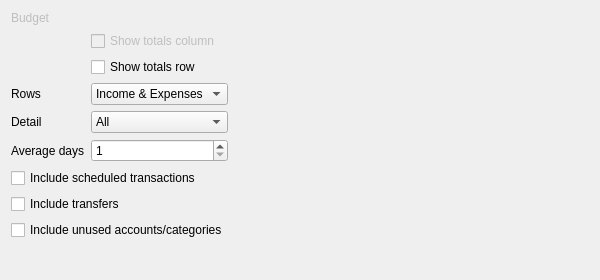
<?xml version="1.0" encoding="UTF-8"?>
<ui version="4.0">
 <class>ReportTabRowColPivot</class>
 <widget class="QWidget" name="ReportTabRowColPivot">
  <property name="geometry">
   <rect>
    <x>0</x>
    <y>0</y>
    <width>600</width>
    <height>280</height>
   </rect>
  </property>
  <property name="windowTitle">
   <string>Rows/Columns Tab</string>
  </property>
  <property name="toolTip">
   <string/>
  </property>
  <property name="whatsThis">
   <string>&lt;p&gt;On this tab, you configure how you would like the rows and columns to be selected and organized.&lt;/p&gt;</string>
  </property>
  <layout class="QVBoxLayout">
   <item>
    <layout class="QHBoxLayout">
     <item>
      <layout class="QGridLayout">
       <item row="4" column="0">
        <widget class="QLabel" name="textLabel6">
         <property name="text">
          <string>Detail</string>
         </property>
         <property name="wordWrap">
          <bool>false</bool>
         </property>
        </widget>
       </item>
       <item row="3" column="1">
        <widget class="KComboBox" name="m_comboRows">
         <property name="toolTip">
          <string>&lt;p&gt;Choose what kind of accounts to display as the rows of this report.&lt;/p&gt;</string>
         </property>
         <item>
          <property name="text">
           <string>Income &amp; Expenses</string>
          </property>
         </item>
         <item>
          <property name="text">
           <string>Assets &amp; Liabilities</string>
          </property>
         </item>
        </widget>
       </item>
       <item row="3" column="0">
        <widget class="QLabel" name="textLabel5">
         <property name="text">
          <string>Rows</string>
         </property>
         <property name="wordWrap">
          <bool>false</bool>
         </property>
        </widget>
       </item>
       <item row="1" column="1">
        <widget class="QCheckBox" name="m_checkTotalColumn">
         <property name="enabled">
          <bool>false</bool>
         </property>
         <property name="text">
          <string>Show totals column</string>
         </property>
        </widget>
       </item>
       <item row="5" column="0">
        <widget class="QLabel" name="textLabel10">
         <property name="text">
          <string>Average days</string>
         </property>
         <property name="wordWrap">
          <bool>false</bool>
         </property>
        </widget>
       </item>
       <item row="5" column="1">
        <widget class="QSpinBox" name="m_movingAverageDays">
         <property name="minimum">
          <number>1</number>
         </property>
         <property name="maximum">
          <number>366</number>
         </property>
        </widget>
       </item>
       <item row="4" column="1">
        <widget class="KComboBox" name="m_comboDetail">
         <property name="toolTip">
          <string>&lt;p&gt;Choose what kind of accounts to display as the rows of this report.&lt;/p&gt;</string>
         </property>
         <item>
          <property name="text">
           <string comment="@item all accounts">All</string>
          </property>
         </item>
         <item>
          <property name="text">
           <string>Top-Level</string>
          </property>
         </item>
         <item>
          <property name="text">
           <string>Groups</string>
          </property>
         </item>
         <item>
          <property name="text">
           <string>Totals</string>
          </property>
         </item>
        </widget>
       </item>
       <item row="0" column="0" colspan="2">
        <widget class="QFrame" name="m_budgetFrame">
         <property name="enabled">
          <bool>false</bool>
         </property>
         <property name="frameShape">
          <enum>QFrame::NoFrame</enum>
         </property>
         <property name="frameShadow">
          <enum>QFrame::Raised</enum>
         </property>
         <layout class="QHBoxLayout">
          <property name="leftMargin">
           <number>0</number>
          </property>
          <property name="topMargin">
           <number>0</number>
          </property>
          <property name="rightMargin">
           <number>0</number>
          </property>
          <property name="bottomMargin">
           <number>0</number>
          </property>
          <item>
           <widget class="QLabel" name="textLabel1">
            <property name="text">
             <string>Budget</string>
            </property>
            <property name="wordWrap">
             <bool>false</bool>
            </property>
           </widget>
          </item>
          <item>
           <widget class="KMyMoneyGeneralCombo" name="m_comboBudget" native="true"/>
          </item>
         </layout>
        </widget>
       </item>
       <item row="2" column="1">
        <widget class="QCheckBox" name="m_checkTotalRow">
         <property name="text">
          <string>Show totals row</string>
         </property>
        </widget>
       </item>
      </layout>
     </item>
     <item>
      <spacer name="spacer12_2">
       <property name="orientation">
        <enum>Qt::Horizontal</enum>
       </property>
       <property name="sizeType">
        <enum>QSizePolicy::Expanding</enum>
       </property>
       <property name="sizeHint" stdset="0">
        <size>
         <width>94</width>
         <height>21</height>
        </size>
       </property>
      </spacer>
     </item>
    </layout>
   </item>
   <item>
    <widget class="QCheckBox" name="m_checkScheduled">
     <property name="text">
      <string>Include scheduled transactions</string>
     </property>
    </widget>
   </item>
   <item>
    <widget class="QCheckBox" name="m_checkTransfers">
     <property name="text">
      <string>Include transfers</string>
     </property>
    </widget>
   </item>
   <item>
    <widget class="QCheckBox" name="m_checkUnused">
     <property name="text">
      <string>Include unused accounts/categories</string>
     </property>
    </widget>
   </item>
   <item>
    <spacer name="spacer13">
     <property name="orientation">
      <enum>Qt::Vertical</enum>
     </property>
     <property name="sizeType">
      <enum>QSizePolicy::Expanding</enum>
     </property>
     <property name="sizeHint" stdset="0">
      <size>
       <width>20</width>
       <height>40</height>
      </size>
     </property>
    </spacer>
   </item>
  </layout>
 </widget>
 <layoutdefault spacing="6" margin="11"/>
 <customwidgets>
  <customwidget>
   <class>KComboBox</class>
   <extends>QComboBox</extends>
   <header>kcombobox.h</header>
  </customwidget>
  <customwidget>
   <class>KMyMoneyGeneralCombo</class>
   <extends>QWidget</extends>
   <header>kmymoneymvccombo.h</header>
   <container>1</container>
  </customwidget>
 </customwidgets>
 <resources/>
 <connections/>
</ui>
